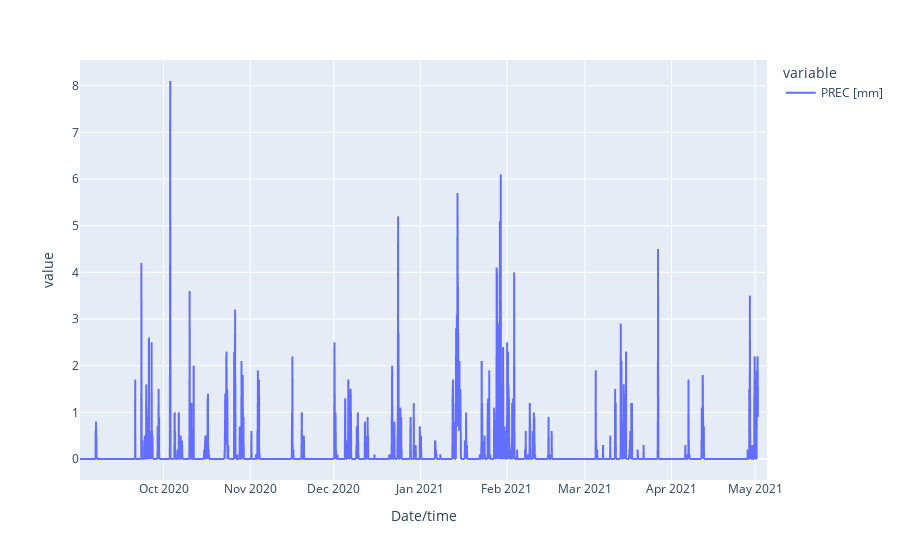

Notebook cell for this chart:
### Code cell
humidity_series.plot()

### Figure 1 — Plotly figure (JSON) as saved in the notebook; plotly's stock layout.template omitted (floating-point values rounded to 4 significant figures; data arrays with more than 128 entries replaced by an {"elided": "..."} marker saying what was removed)
{"data": [{"hovertemplate": "variable=PREC [mm]<br>Date/time=%{x}<br>value=%{y}<extra></extra>", "legendgroup": "PREC [mm]", "line": {"color": "#636efa", "dash": "solid"}, "mode": "lines", "name": "PREC [mm]", "showlegend": true, "type": "scattergl", "x": {"elided": "7439 str values"}, "xaxis": "x", "y": {"elided": "7439 float values"}, "yaxis": "y"}], "layout": {"legend": {"title": {"text": "variable"}, "tracegroupgap": 0}, "margin": {"t": 60}, "xaxis": {"anchor": "y", "domain": [0, 1], "title": {"text": "Date/time"}}, "yaxis": {"anchor": "x", "domain": [0, 1], "title": {"text": "value"}}}}
